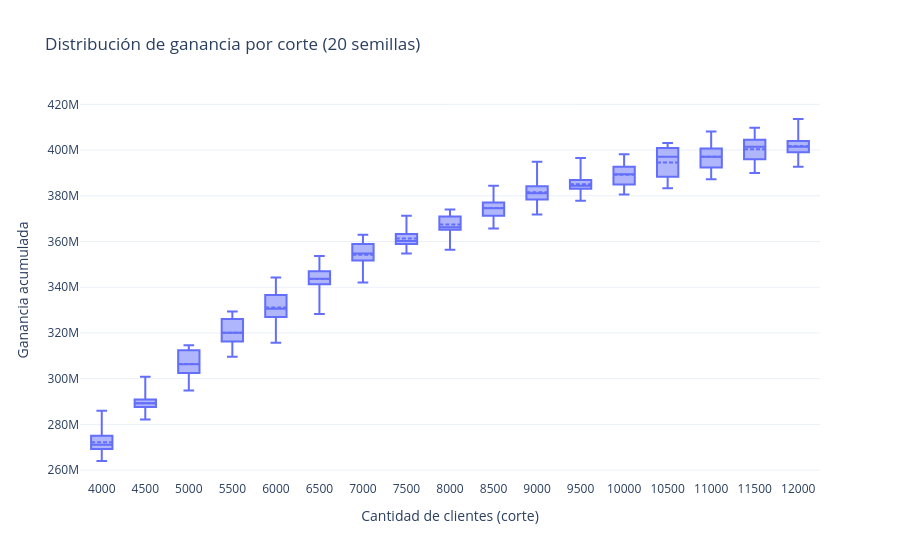

The cell this chart's notebook holds for it:
### Code cell
estadisticas_cortes = ( # visualizo estadistica descriptiva de los cortes
    df_ganancia_cortes.groupby('corte')['ganancia']
    .agg(['mean', 'std', 'min', 'max', 'median',
          lambda x: x.quantile(0.25), lambda x: x.quantile(0.75)])
)
estadisticas_cortes.columns = ['mean', 'std', 'min', 'max', 'median', 'q1', 'q3']

fig = go.Figure()

fig.add_trace(go.Box(
    x=[str(c) for c in estadisticas_cortes.index],
    q1=estadisticas_cortes['q1'],
    median=estadisticas_cortes['median'],
    q3=estadisticas_cortes['q3'],
    lowerfence=estadisticas_cortes['min'],
    upperfence=estadisticas_cortes['max'],
    mean=estadisticas_cortes['mean'],
    sd=estadisticas_cortes['std'],
    boxmean=True,
))

fig.update_layout(
    title=f'Distribución de ganancia por corte ({n_semillas} semillas)',
    xaxis_title='Cantidad de clientes (corte)',
    yaxis_title='Ganancia acumulada',
    template='plotly_white'
)

fig.show()
